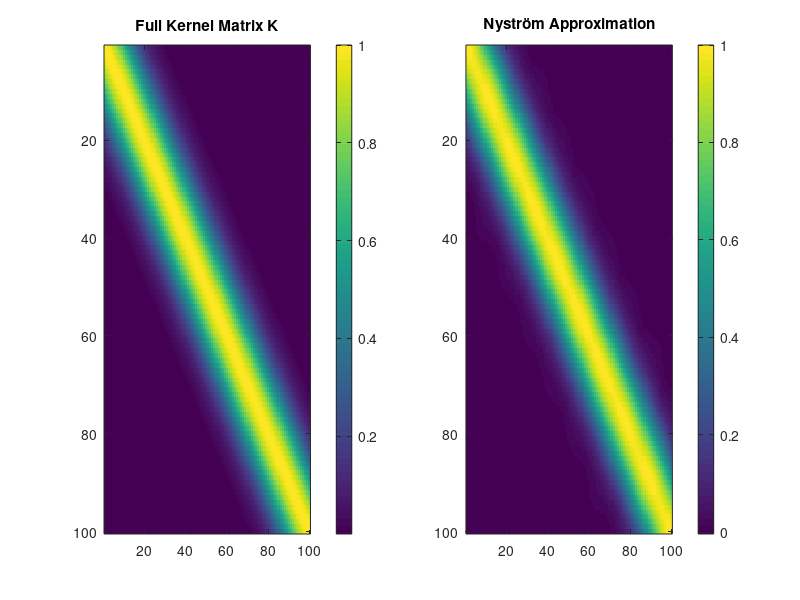

The MATLAB source for this figure:
% Generate synthetic data points
n = 100;  % Number of data points
m = 10;   % Number of inducing points

X = linspace(-5, 5, n)';  % n data points
Z = linspace(-5, 5, m)';  % m inducing points

% Define the RBF kernel function
sigma_f = 1.0;  % Kernel amplitude
l = 1.0;        % Length scale
kernel = @(x1, x2) sigma_f^2 * exp(-0.5 * pdist2(x1, x2).^2 / l^2);

% Compute kernel matrices
K_nn = kernel(X, X);      % Full kernel matrix (n x n)
K_mm = kernel(Z, Z);      % Kernel matrix for inducing points (m x m)
K_nm = kernel(X, Z);      % Kernel matrix between data and inducing points (n x m)

% Nyström approximation of the full kernel matrix
K_approx = K_nm * (K_mm \ K_nm');  % Approximate full kernel matrix

% Plot the full kernel and the approximated kernel
figure;
subplot(1,2,1);
imagesc(K_nn);
colorbar;
title('Full Kernel Matrix K');

subplot(1,2,2);
imagesc(K_approx);
colorbar;
title('Nyström Approximation');
